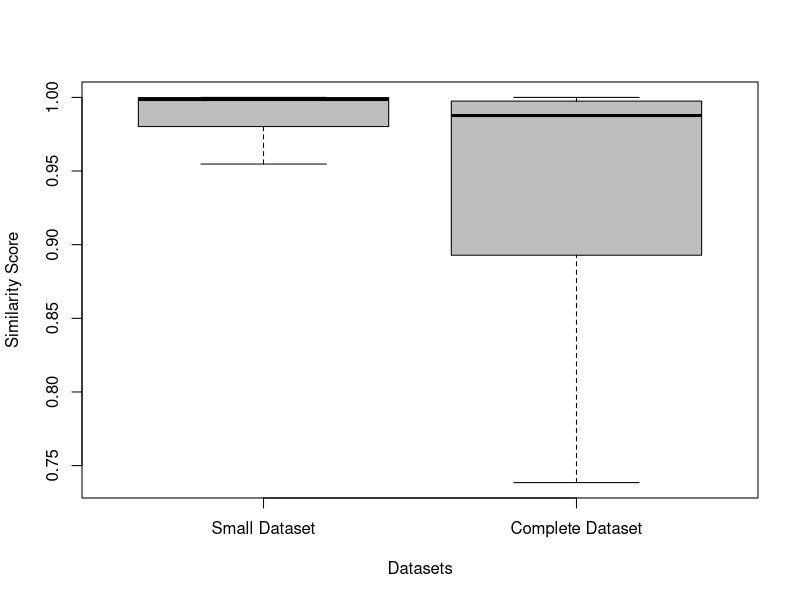
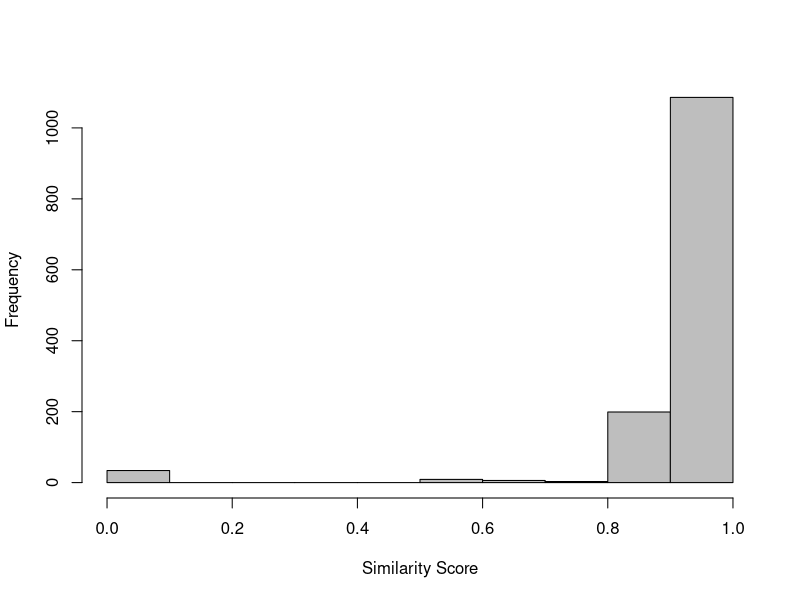

The R script that drew these images, in order:
## ---- chunk 1
knitr::opts_chunk$set(echo = TRUE)
knitr::opts_chunk$set(fig.width=5, fig.height=5, fig.path='./figures/', dev=c('png', 'pdf'))

setwd(".")

library(sqldf)
library(xtable)
## ---- chunk 2
full_ds <- read.csv("final_dataset_TSE.csv", head=T, sep=',')
small_ds <- read.csv("samples_DL_final_ds.csv", head=T, sep=',')


colnames(full_ds)

nrow(full_ds)
nrow(small_ds)

# "sha256"      "family"      "malware"     "apidetected" "similarity"
## ---- chunk 3
summary(small_ds$similarity)
sd(small_ds$similarity)

summary(full_ds$similarity)
sd(full_ds$similarity)

sqldf("select count(*) from full_ds where similarity = 0")

sqldf("select count(*) from full_ds where similarity < 0.25")
sqldf("select count(*)  from full_ds where similarity >= 0.25 and similarity < 0.5")
sqldf("select count(*)  from full_ds where similarity >= 0.5 and similarity < 0.75")
sqldf("select count(*)  from full_ds where similarity >= 0.75")
sqldf("select count(*)  from full_ds where similarity >= 0.90")

## ---- chunk 4
summary(small_ds$similarity)
summary(full_ds$similarity)

sd(small_ds$similarity)
sd(full_ds$similarity)


sds <- sqldf("select similarity, 'Small Dataset' as dataset from small_ds") 
cds <- sqldf("select similarity, 'Complete Dataset' as dataset from full_ds") 

ds <- rbind(sds, cds)

ds$dataset <- factor(ds$dataset , levels=c("Small Dataset", "Complete Dataset"))


boxplot(similarity~dataset, data = ds, xlab="Datasets", ylab="Similarity Score", col = c("gray"), outline=F)
## ---- chunk 5


#s1 <- sqldf("select ds.*, 'True' as h1 
#             from full_ds ds 
#             where (malware = 'True' and apidetected = 'True') or 
#                   (malware = 'False' and apidetected = 'False')")

s1 <- sqldf("select ds.*, 'True' as h1 
             from full_ds ds 
             where ((family_repackaged <> 'NULL' and family_repackaged <> 'noIdentify') and method_in_diff <> '0')")

s2 <- sqldf("select ds.*, 'False' as h1 
             from full_ds ds
             where ((family_repackaged <> 'NULL' and family_repackaged <> 'noIdentify') and method_in_diff = '0') or 
                   ((family_repackaged = 'NULL' or family_repackaged = 'noIdentify') and method_in_diff <> '0')")

ds <- rbind(s1, s2)


ds$h1 <- as.factor(ds$h1)

# cor.test(ds$h1, ds$similarity)

nrow(ds)

sqldf("select h1, count(*) from ds group by h1")

model <- glm(h1~similarity, data=ds, family = "binomial")

summary(model)
## ---- chunk 6
set.seed(123)

km.res <- kmeans(ds$similarity, 10)

print(km.res)

dd <- cbind(ds, cluster = km.res$cluster)

head(dd)

s1 <- sqldf("select cluster, count(*) as total from dd group by cluster")
s2 <- sqldf("select cluster, count(*) as hits from dd where h1 = 'True' group by cluster")

dd = merge(s1, s2)

dd["Percent"] = dd$hits * 100 / dd$total

dd 


## 1  0.9078245
## 2  0.6777151
## 3  0.9438909
## 4  0.8751277
## 5  0.7967092
## 6  0.9877759
## 7  0.9976499
## 8  0.9667710
## 9  0.5547798
## 10 0.0926632

cs = data.frame("cluster" = c(1,2,3,4,5, 6, 7, 8, 9, 10), 
                "averageSimilarity" = c(0.90, 0.67, 0.94, 0.87, 0.79,0.98,0.99,0.96, 0.55, 0.09))

cs = merge(dd, cs)

colnames(cs)

xtable(sqldf("select cluster, averageSimilarity, total, hits, percent 
              from cs 
              order by averageSimilarity"))


km.res <- kmeans(ds$similarity, 5)

print(km.res)

dd <- cbind(ds, cluster = km.res$cluster)

head(dd)

s1 <- sqldf("select cluster, count(*) as total from dd group by cluster")
s2 <- sqldf("select cluster, count(*) as hits from dd where h1 = 'True' group by cluster")

dd = merge(s1, s2)

dd["Percent"] = dd$hits * 100 / dd$total

dd 

## 1 0.0409438
## 2 0.9878021
## 3 0.7776560
## 4 0.5158275
## 5 0.8988103

cs = data.frame("cluster" = c(1,2,3,4,5), 
                "averageSimilarity" = c(0.04, 0.98, 0.77, 0.51, 0.89))

cs = merge(dd, cs)

colnames(cs)

xtable(sqldf("select cluster, averageSimilarity, total, hits, percent 
              from cs 
              order by averageSimilarity"))

## ---- chunk 7
# Gappusin family

gappusin <- sqldf("select * from full_ds where family_repackaged =  'gappusin'")

summary(gappusin$similarity)
sd(gappusin$similarity)
hist(gappusin$similarity, main="", xlab="Similarity Score", ylab="Frequency", col = c("gray"))


## ---- chunk 8


#s1 <- sqldf("select ds.*, 'True' as h1 
#             from full_ds ds 
#             where (malware = 'True' and apidetected = 'True') or 
#                   (malware = 'False' and apidetected = 'False')")

s1 <- sqldf("select ds.*, 'True' as h1 
             from full_ds ds 
             where ((family_repackaged is not null and family_repackaged <> 'noIdentify') and method_in_diff <> '0')")



s2 <- sqldf("select ds.*, 'False' as h1 
             from full_ds ds
             where ((family_repackaged is not null and family_repackaged <> 'noIdentify') and method_in_diff = '0') or 
                   ((family_repackaged is null or family_repackaged = 'noIdentify') and method_in_diff <> '0')")



ds <- rbind(s1, s2)


ds$h1 <- as.factor(ds$h1)

# cor.test(ds$h1, ds$similarity)

nrow(ds)

sqldf("select h1, count(*) from ds group by h1")

model <- glm(h1~similarity, data=ds, family = "binomial")

summary(model)
